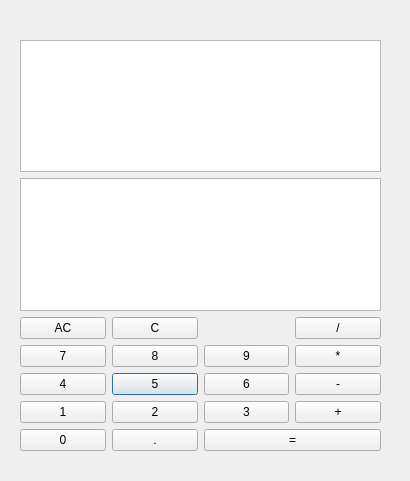
<?xml version="1.0" encoding="UTF-8"?>
<ui version="4.0">
 <class>Dialog</class>
 <widget class="QDialog" name="Dialog">
  <property name="geometry">
   <rect>
    <x>0</x>
    <y>0</y>
    <width>410</width>
    <height>481</height>
   </rect>
  </property>
  <property name="windowTitle">
   <string>Dialog</string>
  </property>
  <widget class="QWidget" name="layoutWidget">
   <property name="geometry">
    <rect>
     <x>20</x>
     <y>40</y>
     <width>361</width>
     <height>411</height>
    </rect>
   </property>
   <layout class="QVBoxLayout" name="verticalLayout_2">
    <item>
     <layout class="QVBoxLayout" name="verticalLayout">
      <item>
       <widget class="QTextEdit" name="textEdit_eq"/>
      </item>
      <item>
       <widget class="QTextEdit" name="textEdit_result"/>
      </item>
      <item>
       <layout class="QGridLayout" name="gridLayout">
        <item row="3" column="1">
         <widget class="QPushButton" name="Button_5">
          <property name="text">
           <string>5</string>
          </property>
         </widget>
        </item>
        <item row="5" column="1">
         <widget class="QPushButton" name="Button_point">
          <property name="text">
           <string>.</string>
          </property>
         </widget>
        </item>
        <item row="3" column="3">
         <widget class="QPushButton" name="Button_minus">
          <property name="text">
           <string>-</string>
          </property>
         </widget>
        </item>
        <item row="2" column="0">
         <widget class="QPushButton" name="Button_7">
          <property name="text">
           <string>7</string>
          </property>
         </widget>
        </item>
        <item row="3" column="0">
         <widget class="QPushButton" name="Button_4">
          <property name="text">
           <string>4</string>
          </property>
         </widget>
        </item>
        <item row="0" column="3">
         <widget class="QPushButton" name="Button_divide">
          <property name="text">
           <string>/</string>
          </property>
         </widget>
        </item>
        <item row="4" column="2">
         <widget class="QPushButton" name="Button_3">
          <property name="text">
           <string>3</string>
          </property>
         </widget>
        </item>
        <item row="0" column="0">
         <widget class="QPushButton" name="Button_AC">
          <property name="text">
           <string>AC</string>
          </property>
         </widget>
        </item>
        <item row="3" column="2">
         <widget class="QPushButton" name="Button_6">
          <property name="text">
           <string>6</string>
          </property>
         </widget>
        </item>
        <item row="5" column="0">
         <widget class="QPushButton" name="Button_0">
          <property name="text">
           <string>0</string>
          </property>
         </widget>
        </item>
        <item row="4" column="1">
         <widget class="QPushButton" name="Button_2">
          <property name="text">
           <string>2</string>
          </property>
         </widget>
        </item>
        <item row="4" column="3">
         <widget class="QPushButton" name="Button_plus">
          <property name="text">
           <string>+</string>
          </property>
         </widget>
        </item>
        <item row="2" column="1">
         <widget class="QPushButton" name="Button_8">
          <property name="text">
           <string>8</string>
          </property>
         </widget>
        </item>
        <item row="4" column="0">
         <widget class="QPushButton" name="Button_1">
          <property name="text">
           <string>1</string>
          </property>
         </widget>
        </item>
        <item row="2" column="2">
         <widget class="QPushButton" name="Button_9">
          <property name="text">
           <string>9</string>
          </property>
         </widget>
        </item>
        <item row="2" column="3">
         <widget class="QPushButton" name="Button_square">
          <property name="text">
           <string>*</string>
          </property>
         </widget>
        </item>
        <item row="0" column="1">
         <widget class="QPushButton" name="Button_C">
          <property name="text">
           <string>C</string>
          </property>
         </widget>
        </item>
        <item row="5" column="2" colspan="2">
         <widget class="QPushButton" name="Button_equal">
          <property name="text">
           <string>=</string>
          </property>
         </widget>
        </item>
       </layout>
      </item>
     </layout>
    </item>
   </layout>
  </widget>
 </widget>
 <resources/>
 <connections/>
</ui>
